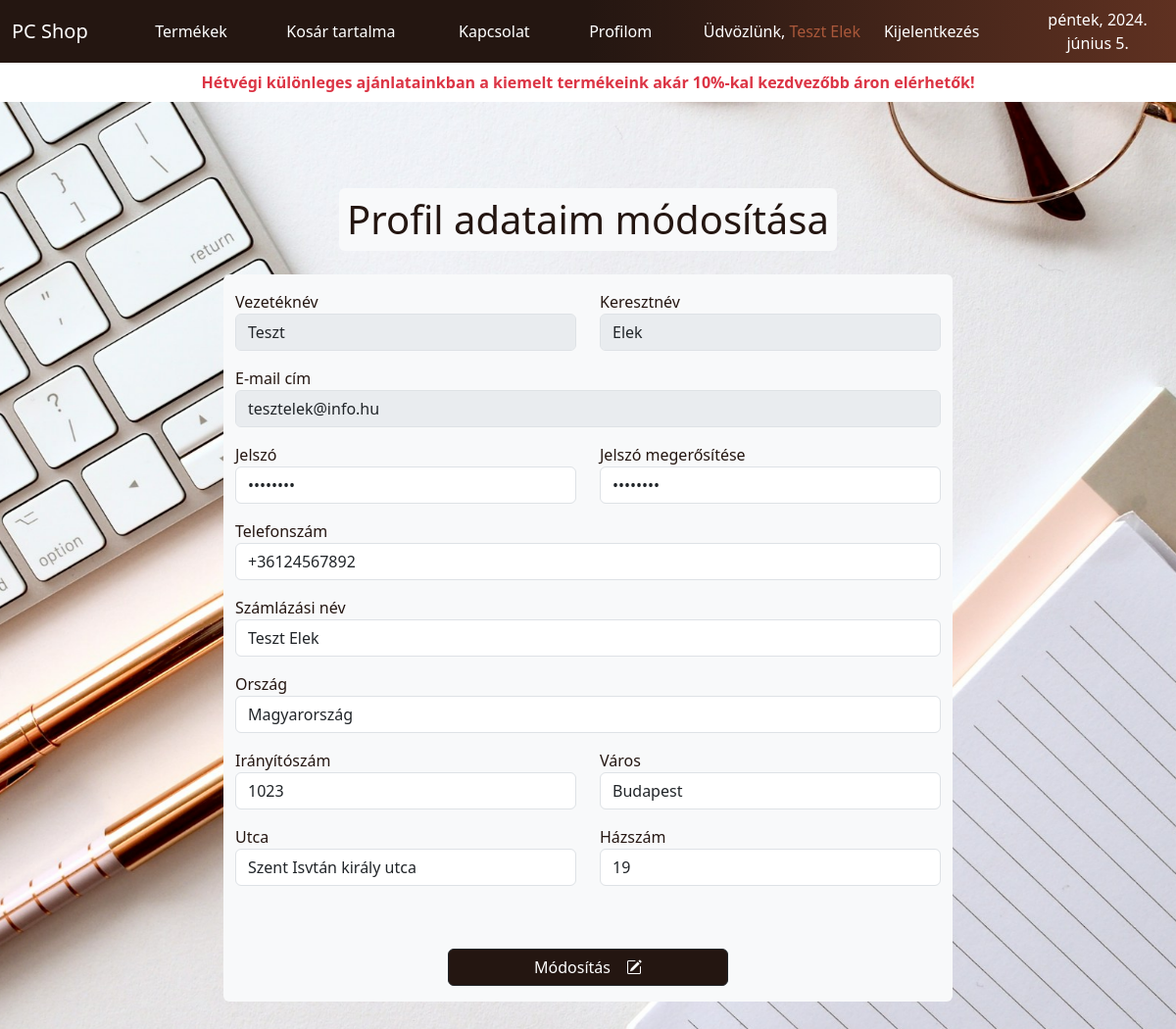
The page /?page=profileUpdateView&id=28 (signed in) on the database its author committed.
### tables this page shows
CREATE TABLE `users` (
  `id` int(11) NOT NULL,
  `first_name` varchar(30) DEFAULT NULL,
  `last_name` varchar(30) DEFAULT NULL,
  `email` varchar(255) DEFAULT NULL,
  `password` varchar(255) DEFAULT NULL,
  `phone` varchar(30) DEFAULT NULL,
  `billing_name` varchar(60) DEFAULT NULL,
  `country` varchar(60) DEFAULT NULL,
  `zip` int(4) NOT NULL,
  `city` varchar(40) DEFAULT NULL,
  `street` varchar(40) DEFAULT NULL,
  `nr` varchar(20) DEFAULT NULL,
  `created_at` timestamp NULL DEFAULT CURRENT_TIMESTAMP,
  `updated_at` timestamp NULL DEFAULT NULL ON UPDATE CURRENT_TIMESTAMP
);

### traits/Utilities.php (called while the page is built, shortened)
<?php
trait Utilities {
    function getViewFile( $file ) {
        include(__DIR__."/../views/".$file.".php");
    }
}

### controllers/UserController.php (called while the page is built, shortened)
<?php
class UserController extends WeekOffer
{
    function connectProcess()
    {
        $connection = mysqli_connect("localhost", "root", "12345", "pcshop");
        mysqli_set_charset($connection, "utf8mb4");
        return $connection;
    }
    function profileUpdateView() {
        $this->getViewFile("profile_edit");
    }
}

### views/profile_edit.php (the view, shortened to what this page needs)
<!DOCTYPE html>
<html lang="en">
<head>
    <?php include("meta.php") ?>
</head>
<body>
    <?php
    include("nav.php");
    if (isset($_SESSION["user"])) {
        $user_update = mysqli_query($page->connectProcess(), "select * from users where id = '" . $_SESSION["user"]["id"] . "' ");
        $user = mysqli_fetch_assoc($user_update);
    }
    if (isset($_SESSION["user"]) == false) {
        echo '
        <main class="container-lg py-5 main-custom-top">';
            include("alert.php");
        echo '<section class="row row-cols-1 gy-3 py-3">
                <article class="col-auto p-2 mx-auto rounded-2 bg-light">
                    <h1>Ez az oldal bejelentkezést igényel!</h1>
                </article>
            </section>
            <section class="row row-cols-1 gy-3 py-3">
                <article class="col-auto p-2 mx-auto">
                    <div class="col-12 py-5 d-flex justify-content-center">
                        <a class="btn btn-dark w-100" href="#loginModal" data-bs-toggle="modal">Bejelentkezés</a>
                    </div>
                </article>
            </section>
        </main>';
    } else {
    ?>
        <main class="container-lg py-5 main-custom-top">
            <section class="row row-cols-1 gy-3 py-3">
                <article class="col-auto p-2 mx-auto">
                    <h1 class="p-2 rounded-2 bg-light">Profil adataim módosítása</h1>
                </article>
                <article class="col-lg-8 p-2 mx-auto">
                    <form action="?page=profileUpdateProcess" method="post" class="container rounded-2 bg-light">
                        <div class="row gy-3 justify-content-center">
                            <div class="col-lg-6">
                                <label for="first_name">Vezetéknév</label>
                                <input type="text" class="form-control" id="first_name" name="first_name" value="<?php echo $user["first_name"] ?>" disabled>
                            </div>
                            <div class="col-lg-6">
                                <label for="last_name">Keresztnév</label>
                                <input type="text" class="form-control" id="last_name" name="last_name" value="<?php echo $user["last_name"] ?>" disabled>
                            </div>
                            <div class="col-12">
                                <label for="email">E-mail cím</label>
                                <input type="email" class="form-control" id="email" name="email" value="<?php echo $user["email"] ?>" disabled>
                            </div>
                            <div class="col-lg-6">
                                <label for="password">Jelszó</label>
                                <input type="password" class="form-control" id="password" name="password" value="<?php echo $user["password"] ?>">
                            </div>
                            <div class="col-lg-6">
                                <label for="password_confirmation">Jelszó megerősítése</label>
                                <input type="password" class="form-control" id="password_confirmation" name="password_confirmation" value="<?php echo $user["password"] ?>">
                            </div>
                            <div class="col-12">
                                <label for="phone">Telefonszám</label>
                                <input type="text" class="form-control" id="phone" name="phone" value="<?php echo $user["phone"] ?>">
                            </div>
                            <div class="col-12">
                                <label for="billing_name">Számlázási név</label>
                                <input type="text" class="form-control" id="billing_name" name="billing_name" value="<?php echo $user["billing_name"] ?>">
                            </div>
                            <div class="col-12">
                                <label for="country">Ország</label>
                                <input type="text" class="form-control" id="country" name="country" value="<?php echo $user["country"] ?>">
                            </div>
                            <div class="col-lg-6">
                                <label for="zip">Irányítószám</label>
                                <input type="text" class="form-control" id="zip" name="zip" value="<?php echo $user["zip"] ?>">
                            </div>
                            <div class="col-lg-6">
                                <label for="city">Város</label>
                                <input type="text" class="form-control" id="city" name="city" value="<?php echo $user["city"] ?>">
                            </div>
                            <div class="col-lg-6">
                                <label for="street">Utca</label>
                                <input type="text" class="form-control" id="street" name="street" value="<?php echo $user["street"] ?>">
                            </div>
                            <div class="col-lg-6">
                                <label for="nr">Házszám</label>
                                <input type="text" class="form-control" id="nr" name="nr" value="<?php echo $user["nr"] ?>">
                            </div>
                            <div class="col-12 col-sm-8 col-md-6 col-lg-5 pt-5 pb-3">
                                <button type="submit" class="btn btn-dark w-100 d-flex justify-content-center align-items-center gap-3" name="modosit">
                                    <div>Módosítás</div>
                                    <i class="bi bi-pencil-square"></i>
                                </button>
                            </div>
                        </div>
                    </form>
                </article>
            </section>
        </main>
    <?php
    }
    ?>
</body>
</html>

### assets/css/style.css (style rules this page uses)
:root { --form-hover: #F8F3E6; --color-1: #fff; --color-2: #D1917A; --color-3: #AA583A; --color-4: #5F3121; --color-5: #241611; --bs-body-color-rgb: #fff; --week-header-z: 50; --btn-dark-opacity: .7; --disabled-btn: .7; --transition-800: 800ms; --transition-500: 500ms; --transition-400: 400ms; --anim-duration: 4s; --anim-iteration: infinite; --main-margin-top: 3.5rem; --main-margin-top-mobile: 10rem; --offer-card-translate-y: translateY(-.3rem); --btn-anim-translate-x-base: translateX(0); --btn-anim-translate-xl-mod: translateX(-.4rem); --btn-anim-translate-xr-mod: translateX(.4rem); --custom-carousel-height: 500px; --custom-carousel-margin-top: 2.5rem; --contact-list-gap: .5rem; --cart-input-qtty: 4rem; --pagination-radius: 8px; --page-link-border: 1px solid #D1917A50; --comment-mail-hover: 1px solid var(--color-5); --nav-link-hover: underline 1px solid var(--color-2); --offer-card-hover: 0 0 1rem var(--color-5); --card-border-anim: 0px 0px 30px 1px var(--color-5); --products-card-hover: 0 0 1rem var(--color-5); --focus-shadow-1: 1px 1px 1px var(--color-5) inset; --focus-shadow-2: 0 0 8px var(--color-4); --page-link-shadow: .3rem .3rem 1rem var(--color-5); --card-scale-hover: scale(.98); --products-card-skewY: skewY(1deg); --products-card-skewY-hover: skewY(0); --btn-dark-active: scale(0.9); --border-card: 1px transparent; --border-card-thick: 2px solid var(--color-5); --border-card-thin: 1px solid var(--color-5); }
* { box-sizing: border-box; }
html, body { background: url("../img/main-bg.jpg") no-repeat fixed center; background-size: cover; font-family: system-ui, -apple-system, BlinkMacSystemFont, 'Segoe UI', Roboto, Oxygen, Ubuntu, Cantarell, 'Open Sans', 'Helvetica Neue', sans-serif; }
.main-custom-top { margin-top: var(--main-margin-top); }
.name-color, .text-color, body, h1, h2, h3, h4, h5, h6 { color: var(--color-5)!important; }
.btn-dark { background-color: var(--color-5); color: var(--color-1); transition: all var(--transition-800); }

### rows shown on the page
users: first_name "Teszt", last_name "Elek", email "tesztelek@info.hu", phone "+36124567892", billing_name "Teszt Elek", country "Magyarország", zip "1023", city "Budapest", street "Szent Isvtán király utca", nr "19"

### other values the page prints
$_SESSION["user"]["first_name"] "Teszt"
$_SESSION["user"]["last_name"] "Elek"
$week->navOffer() "Hétvégi különleges ajánlatainkban a kiemelt termékeink akár 10%-kal kezdvezőbb áron elérhetők!"
